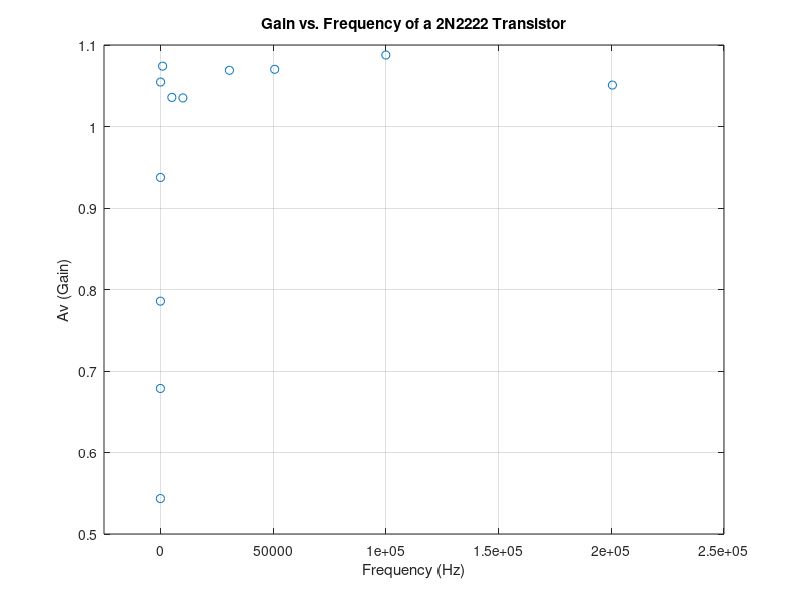

Recreate this plot in MATLAB. (Note: this script raises an error after producing the figure.)
%freq=[98.42, 176, 559, 991, 1934, 5085, 9900, 14140, 18150, 20490, 29500, 50350, 101400, 123000, 141000, 158000, 189000, 202000, 330000, 440000, 550000, 684000, 903000, 1150000, 1380000];
%frequencies used in hertz
%r=[1000000 470000 100000 47000]
%ib=[.01; .03; .13; .3;]
%ic=[3.77; 7.98; 15.8; 15.17;]
%beta=[377; 266; 121.538; 50.5667;]
%vce=[11.27; 7.09; .214; .149;]

freq=[1000 100 30 10 20 50 5092 10000 30630 50710 100000 200500 1000000 1520000 2033000];
iptp=[108 110 112 92 112 112 112 114 116 114 114 118 120 120 120];
optp=[116 116 88 50 76 105 116 118 124 122 124 124 120 118 110];
av=ones(1, 15);

av = optp ./ iptp;

freq = freq(1:(length(freq) - 3));
av = av(1:(length(av) - 3));
iptp = iptp(1:(length(iptp) - 3));
optp = optp(1:(length(optp) - 3));



%linear fit line calculation

%fitLineFull = @(x) 26.228*x + 81.008
%fx1 = [vce(1); vce(length(vce))]
%fy1 = [fitLineFull(fx1(1)); fitLineFull(fx1(2))]

%fitLineActive = @(x) 22.898*x + 113.07
%fx2 = fx1
%fy2 = [fitLineActive(fx2(1)); fitLineActive(fx2(2))]



%plot(vce, beta, "o", fx1, fy1, "-", fx2, fy2, "--")
plot(freq, av, "o");
axis([-25000 250000]);
grid();

%l=legend("Measured", "Full Trendline", "Active Trendline")
%legend(l, "location", "southeast")
%text(1, 186, "y=22.898x + 113.07")
%text(3, 112, "y=26.228x + 81.008")
xlabel("Frequency (Hz)")
ylabel("Av (Gain)")
title("Gain vs. Frequency of a 2N2222 Transistor")
%inputVoltagePeak=[1, 1, 1, 1, 1, 1, 1, 1, 1.16, 1.2, 1.2, 1.2, 1.12, 1.12, 1.12, 1.2, 1.2, 1.2, 1.2, 1.2, 1.2, 1.2, 1.2, 1.2, 1.2];
%Measured input peak voltages in volts

%outputVoltagePeak=[9.4, 9.4, 9.4, 9.4, 9.4, 9.4, 9.4, 9.4, 9.64, 9.52, 9.52, 9.52, 9.04, 9.04, 8.88, 8.72, 8.48, 8.4, 6.88, 5.6, 4.72, 3.92, 2.88, 2.24, 1.76];
%Measured output peak voltages in volts

%freqLog = log10(freq);
%make the frequency a log so that it smooths out better

%Av=zeros(1,25);

%for i=1:25
%  Av(i)= outputVoltagePeak(i)/inputVoltagePeak(i);
%endfor;
%AvDB=20*log10(Av);
%calculate the gain in decibles
%subplot(2, 2, 1);
%scatter(freqLog, AvDB);
%xlabel("Log(frequency) in Hertz");
%ylabel("Voltage Gain in Decibles");
%title("Logified Frequency vs. Gain");

%subplot(2, 2, 3);
%plot(freqLog, AvDB);
%xlabel("Log(frequency) in Hertz");
%ylabel("Voltage Gain in Decibles");
%title("Logified Frequency vs. Gain");

##subplot(2, 2, 2);
##scatter(freq, Av);
##xlabel("frequency in Hertz");
##ylabel("Voltage Gain");
##title("Frequency vs. Gain");
##
##subplot(2, 2, 4);
##plot(freq, Av);
##xlabel("frequency in Hertz");
##ylabel("Voltage Gain");
##title("Frequency vs. Gain");
##%plot the data in a scatter plot
##
filename = "bigGraph.png";
width = floor(1000);
height = floor((1080./1920.)*width);

size = strcat("-S", num2str(width), ",", num2str(height));
print(filename, "-dpng", size);
disp(strcat("Image Saved as ", " ", filename));
open(filename);